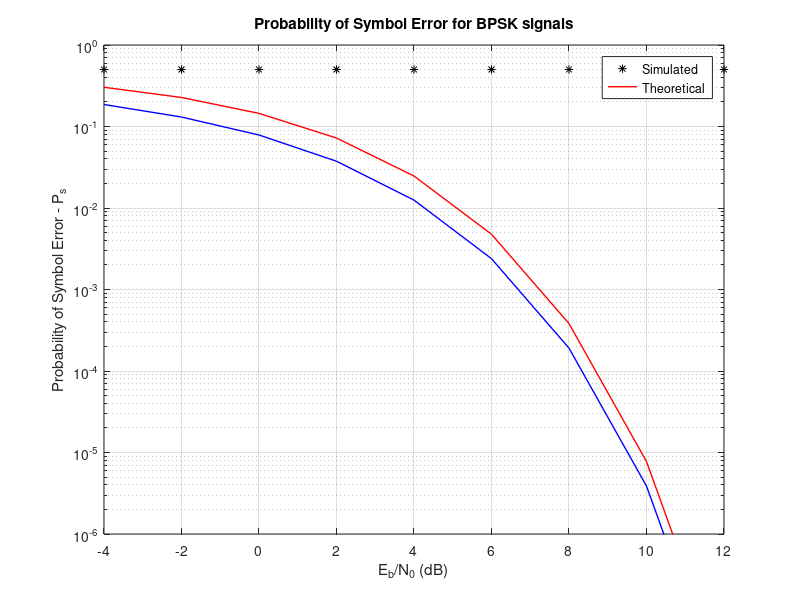

Here is the MATLAB script that generated this plot:
% Demonstration of Eb/N0 Vs SER for baseband differentially encoded BPSK
clear;clc;
%---------Input Fields------------------------
N=1000000;%Number of symbols to transmit
EbN0dB = -4:2:20; % Eb/N0 range in dB for simulation

%-----------------Transmitter---------------------
m = rand(1,N)>0.5; %random symbols from 0's and 1's
b = filter(1,[1 -1],m,0); %IIR filter implementing the differential encoding
b = mod(b,2); %XOR operation is equivalent to modulo-2 and binary negation
s = 2*b-1; %BPSK antipodal Mapping

SER = zeros(length(EbN0dB),1); %Place holder for SER values for each Eb/N0
EbN0lin = 10.^(EbN0dB/10); %Converting Eb/N0 from dB to linear scale
for i=1:1:length(EbN0dB)
    %Compute and add channel noise for given Eb/N0
    Esym=sum(abs(s).^2)/length(s); %calculate actual symbol energy from generated samples
    N0=Esym/EbN0lin(i); %find the noise spectral density
    noiseSigma = sqrt(N0/2); %standard deviation for AWGN Noise
    n = noiseSigma*(randn(1,N)+1i*randn(1,N));
    y=s+n;%received signal = signal+awgn noise
    %---------------Receiver--------------------
    bCap=(y>=0);%threshold detection (BPSK demod)
    mCap = filter([1 1],1,bCap,0); %FIR filter implementing the differential decoding
    mCap= mod(mCap,2); %binary messages, therefore modulo-2
    SER(i)=sum((m~=mCap))/N;%------ Symbol Error Rate Computation-------
end
%------Theoretical Symbol Error Rate-------------
theoreticalSER_DPSK = erfc(sqrt(EbN0lin)).*(1-0.5*erfc(sqrt(EbN0lin)));%Theoretical symbol error rate for DPSK
theoreticalSER_BPSK = 0.5*erfc(sqrt(EbN0lin));%Theoretical symbol error rate for BPSK
%-------------Plotting---------------------------
semilogy(EbN0dB,SER,'k*'); hold on;
semilogy(EbN0dB,theoreticalSER_DPSK,'r-','LineWidth',1.0);
semilogy(EbN0dB,theoreticalSER_BPSK,'b-','LineWidth',1.0);
set(gca,'XLim',[-4 12]);set(gca,'YLim',[1E-6 1E0]);set(gca,'XTick',-4:2:12);
title('Probability of Symbol Error for BPSK signals');
xlabel('E_b/N_0 (dB)');ylabel('Probability of Symbol Error - P_s');
legend('Simulated', 'Theoretical');grid on;